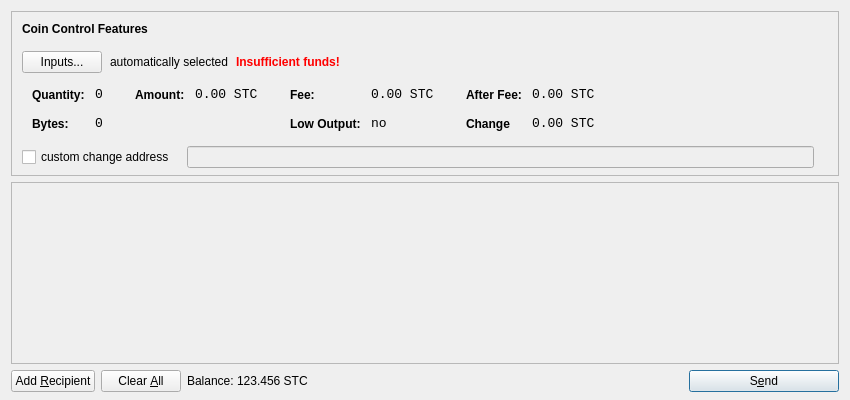
<?xml version="1.0" encoding="UTF-8"?>
<ui version="4.0">
 <class>SendCoinsDialog</class>
 <widget class="QDialog" name="SendCoinsDialog">
  <property name="geometry">
   <rect>
    <x>0</x>
    <y>0</y>
    <width>850</width>
    <height>400</height>
   </rect>
  </property>
  <property name="windowTitle">
   <string>Send Coins</string>
  </property>
  <layout class="QVBoxLayout" name="verticalLayout" stretch="0,1,0">
   <property name="bottomMargin">
    <number>8</number>
   </property>
   <item>
    <widget class="QFrame" name="frameCoinControl">
     <property name="sizePolicy">
      <sizepolicy hsizetype="Expanding" vsizetype="Expanding">
       <horstretch>0</horstretch>
       <verstretch>0</verstretch>
      </sizepolicy>
     </property>
     <property name="maximumSize">
      <size>
       <width>16777215</width>
       <height>16777215</height>
      </size>
     </property>
     <property name="frameShape">
      <enum>QFrame::StyledPanel</enum>
     </property>
     <property name="frameShadow">
      <enum>QFrame::Sunken</enum>
     </property>
     <layout class="QVBoxLayout" name="verticalLayoutCoinControl2">
      <property name="spacing">
       <number>-1</number>
      </property>
      <property name="leftMargin">
       <number>0</number>
      </property>
      <property name="topMargin">
       <number>0</number>
      </property>
      <property name="rightMargin">
       <number>0</number>
      </property>
      <property name="bottomMargin">
       <number>6</number>
      </property>
      <item>
       <layout class="QVBoxLayout" name="verticalLayoutCoinControl" stretch="0,0,0,0,1">
        <property name="spacing">
         <number>0</number>
        </property>
        <property name="leftMargin">
         <number>10</number>
        </property>
        <property name="topMargin">
         <number>10</number>
        </property>
        <item>
         <layout class="QHBoxLayout" name="horizontalLayoutCoinControl1">
          <property name="bottomMargin">
           <number>15</number>
          </property>
          <item>
           <widget class="QLabel" name="labelCoinControlFeatures">
            <property name="sizePolicy">
             <sizepolicy hsizetype="Preferred" vsizetype="Maximum">
              <horstretch>0</horstretch>
              <verstretch>0</verstretch>
             </sizepolicy>
            </property>
            <property name="font">
             <font>
              <weight>75</weight>
              <bold>true</bold>
             </font>
            </property>
            <property name="styleSheet">
             <string notr="true">font-weight:bold;</string>
            </property>
            <property name="text">
             <string>Coin Control Features</string>
            </property>
           </widget>
          </item>
         </layout>
        </item>
        <item>
         <layout class="QHBoxLayout" name="horizontalLayoutCoinControl2" stretch="0,0,0,0">
          <property name="spacing">
           <number>8</number>
          </property>
          <property name="bottomMargin">
           <number>10</number>
          </property>
          <item>
           <widget class="QPushButton" name="pushButtonCoinControl">
            <property name="styleSheet">
             <string notr="true"/>
            </property>
            <property name="text">
             <string>Inputs...</string>
            </property>
           </widget>
          </item>
          <item>
           <widget class="QLabel" name="labelCoinControlAutomaticallySelected">
            <property name="text">
             <string>automatically selected</string>
            </property>
            <property name="margin">
             <number>5</number>
            </property>
           </widget>
          </item>
          <item>
           <widget class="QLabel" name="labelCoinControlInsuffFunds">
            <property name="font">
             <font>
              <weight>75</weight>
              <bold>true</bold>
             </font>
            </property>
            <property name="styleSheet">
             <string notr="true">color:red;font-weight:bold;</string>
            </property>
            <property name="text">
             <string>Insufficient funds!</string>
            </property>
            <property name="margin">
             <number>5</number>
            </property>
           </widget>
          </item>
          <item>
           <spacer name="horizontalSpacerCoinControl">
            <property name="orientation">
             <enum>Qt::Horizontal</enum>
            </property>
            <property name="sizeHint" stdset="0">
             <size>
              <width>40</width>
              <height>1</height>
             </size>
            </property>
           </spacer>
          </item>
         </layout>
        </item>
        <item>
         <widget class="QWidget" name="widgetCoinControl" native="true">
          <property name="sizePolicy">
           <sizepolicy hsizetype="Preferred" vsizetype="Preferred">
            <horstretch>0</horstretch>
            <verstretch>0</verstretch>
           </sizepolicy>
          </property>
          <property name="minimumSize">
           <size>
            <width>0</width>
            <height>0</height>
           </size>
          </property>
          <property name="styleSheet">
           <string notr="true"/>
          </property>
          <layout class="QHBoxLayout" name="horizontalLayoutCoinControl5">
           <property name="margin">
            <number>0</number>
           </property>
           <item>
            <layout class="QHBoxLayout" name="horizontalLayoutCoinControl3" stretch="0,0,0,1">
             <property name="spacing">
              <number>20</number>
             </property>
             <property name="topMargin">
              <number>0</number>
             </property>
             <property name="bottomMargin">
              <number>10</number>
             </property>
             <item>
              <layout class="QFormLayout" name="formLayoutCoinControl1">
               <property name="horizontalSpacing">
                <number>10</number>
               </property>
               <property name="verticalSpacing">
                <number>14</number>
               </property>
               <property name="leftMargin">
                <number>10</number>
               </property>
               <property name="topMargin">
                <number>4</number>
               </property>
               <property name="rightMargin">
                <number>6</number>
               </property>
               <item row="0" column="0">
                <widget class="QLabel" name="labelCoinControlQuantityText">
                 <property name="styleSheet">
                  <string notr="true">font-weight:bold;</string>
                 </property>
                 <property name="text">
                  <string>Quantity:</string>
                 </property>
                 <property name="margin">
                  <number>0</number>
                 </property>
                </widget>
               </item>
               <item row="0" column="1">
                <widget class="QLabel" name="labelCoinControlQuantity">
                 <property name="font">
                  <font>
                   <family>Monospace</family>
                   <pointsize>10</pointsize>
                  </font>
                 </property>
                 <property name="cursor">
                  <cursorShape>IBeamCursor</cursorShape>
                 </property>
                 <property name="contextMenuPolicy">
                  <enum>Qt::ActionsContextMenu</enum>
                 </property>
                 <property name="text">
                  <string>0</string>
                 </property>
                 <property name="margin">
                  <number>0</number>
                 </property>
                 <property name="textInteractionFlags">
                  <set>Qt::LinksAccessibleByMouse|Qt::TextSelectableByKeyboard|Qt::TextSelectableByMouse</set>
                 </property>
                </widget>
               </item>
               <item row="1" column="0">
                <widget class="QLabel" name="labelCoinControlBytesText">
                 <property name="styleSheet">
                  <string notr="true">font-weight:bold;</string>
                 </property>
                 <property name="text">
                  <string>Bytes:</string>
                 </property>
                </widget>
               </item>
               <item row="1" column="1">
                <widget class="QLabel" name="labelCoinControlBytes">
                 <property name="font">
                  <font>
                   <family>Monospace</family>
                   <pointsize>10</pointsize>
                  </font>
                 </property>
                 <property name="cursor">
                  <cursorShape>IBeamCursor</cursorShape>
                 </property>
                 <property name="contextMenuPolicy">
                  <enum>Qt::ActionsContextMenu</enum>
                 </property>
                 <property name="text">
                  <string>0</string>
                 </property>
                 <property name="textInteractionFlags">
                  <set>Qt::LinksAccessibleByMouse|Qt::TextSelectableByKeyboard|Qt::TextSelectableByMouse</set>
                 </property>
                </widget>
               </item>
              </layout>
             </item>
             <item>
              <layout class="QFormLayout" name="formLayoutCoinControl2">
               <property name="horizontalSpacing">
                <number>10</number>
               </property>
               <property name="verticalSpacing">
                <number>14</number>
               </property>
               <property name="leftMargin">
                <number>6</number>
               </property>
               <property name="topMargin">
                <number>4</number>
               </property>
               <property name="rightMargin">
                <number>6</number>
               </property>
               <item row="0" column="0">
                <widget class="QLabel" name="labelCoinControlAmountText">
                 <property name="styleSheet">
                  <string notr="true">font-weight:bold;</string>
                 </property>
                 <property name="text">
                  <string>Amount:</string>
                 </property>
                 <property name="margin">
                  <number>0</number>
                 </property>
                </widget>
               </item>
               <item row="0" column="1">
                <widget class="QLabel" name="labelCoinControlAmount">
                 <property name="font">
                  <font>
                   <family>Monospace</family>
                   <pointsize>10</pointsize>
                  </font>
                 </property>
                 <property name="cursor">
                  <cursorShape>IBeamCursor</cursorShape>
                 </property>
                 <property name="contextMenuPolicy">
                  <enum>Qt::ActionsContextMenu</enum>
                 </property>
                 <property name="text">
                  <string notr="true">0.00 STC</string>
                 </property>
                 <property name="textInteractionFlags">
                  <set>Qt::LinksAccessibleByMouse|Qt::TextSelectableByKeyboard|Qt::TextSelectableByMouse</set>
                 </property>
                </widget>
               </item>
              </layout>
             </item>
             <item>
              <layout class="QFormLayout" name="formLayoutCoinControl3">
               <property name="horizontalSpacing">
                <number>10</number>
               </property>
               <property name="verticalSpacing">
                <number>14</number>
               </property>
               <property name="leftMargin">
                <number>6</number>
               </property>
               <property name="topMargin">
                <number>4</number>
               </property>
               <property name="rightMargin">
                <number>6</number>
               </property>
               <item row="0" column="0">
                <widget class="QLabel" name="labelCoinControlFeeText">
                 <property name="styleSheet">
                  <string notr="true">font-weight:bold;</string>
                 </property>
                 <property name="text">
                  <string>Fee:</string>
                 </property>
                 <property name="margin">
                  <number>0</number>
                 </property>
                </widget>
               </item>
               <item row="0" column="1">
                <widget class="QLabel" name="labelCoinControlFee">
                 <property name="font">
                  <font>
                   <family>Monospace</family>
                   <pointsize>10</pointsize>
                  </font>
                 </property>
                 <property name="cursor">
                  <cursorShape>IBeamCursor</cursorShape>
                 </property>
                 <property name="contextMenuPolicy">
                  <enum>Qt::ActionsContextMenu</enum>
                 </property>
                 <property name="text">
                  <string notr="true">0.00 STC</string>
                 </property>
                 <property name="textInteractionFlags">
                  <set>Qt::LinksAccessibleByMouse|Qt::TextSelectableByKeyboard|Qt::TextSelectableByMouse</set>
                 </property>
                </widget>
               </item>
               <item row="1" column="0">
                <widget class="QLabel" name="labelCoinControlLowOutputText">
                 <property name="styleSheet">
                  <string notr="true">font-weight:bold;</string>
                 </property>
                 <property name="text">
                  <string>Low Output:</string>
                 </property>
                </widget>
               </item>
               <item row="1" column="1">
                <widget class="QLabel" name="labelCoinControlLowOutput">
                 <property name="font">
                  <font>
                   <family>Monospace</family>
                   <pointsize>10</pointsize>
                  </font>
                 </property>
                 <property name="cursor">
                  <cursorShape>IBeamCursor</cursorShape>
                 </property>
                 <property name="contextMenuPolicy">
                  <enum>Qt::ActionsContextMenu</enum>
                 </property>
                 <property name="text">
                  <string>no</string>
                 </property>
                 <property name="textInteractionFlags">
                  <set>Qt::LinksAccessibleByMouse|Qt::TextSelectableByKeyboard|Qt::TextSelectableByMouse</set>
                 </property>
                </widget>
               </item>
              </layout>
             </item>
             <item>
              <layout class="QFormLayout" name="formLayoutCoinControl4">
               <property name="horizontalSpacing">
                <number>10</number>
               </property>
               <property name="verticalSpacing">
                <number>14</number>
               </property>
               <property name="leftMargin">
                <number>6</number>
               </property>
               <property name="topMargin">
                <number>4</number>
               </property>
               <property name="rightMargin">
                <number>6</number>
               </property>
               <item row="0" column="0">
                <widget class="QLabel" name="labelCoinControlAfterFeeText">
                 <property name="styleSheet">
                  <string notr="true">font-weight:bold;</string>
                 </property>
                 <property name="text">
                  <string>After Fee:</string>
                 </property>
                 <property name="margin">
                  <number>0</number>
                 </property>
                </widget>
               </item>
               <item row="0" column="1">
                <widget class="QLabel" name="labelCoinControlAfterFee">
                 <property name="font">
                  <font>
                   <family>Monospace</family>
                   <pointsize>10</pointsize>
                  </font>
                 </property>
                 <property name="cursor">
                  <cursorShape>IBeamCursor</cursorShape>
                 </property>
                 <property name="contextMenuPolicy">
                  <enum>Qt::ActionsContextMenu</enum>
                 </property>
                 <property name="text">
                  <string notr="true">0.00 STC</string>
                 </property>
                 <property name="textInteractionFlags">
                  <set>Qt::LinksAccessibleByMouse|Qt::TextSelectableByKeyboard|Qt::TextSelectableByMouse</set>
                 </property>
                </widget>
               </item>
               <item row="1" column="0">
                <widget class="QLabel" name="labelCoinControlChangeText">
                 <property name="styleSheet">
                  <string notr="true">font-weight:bold;</string>
                 </property>
                 <property name="text">
                  <string>Change</string>
                 </property>
                </widget>
               </item>
               <item row="1" column="1">
                <widget class="QLabel" name="labelCoinControlChange">
                 <property name="font">
                  <font>
                   <family>Monospace</family>
                   <pointsize>10</pointsize>
                  </font>
                 </property>
                 <property name="cursor">
                  <cursorShape>IBeamCursor</cursorShape>
                 </property>
                 <property name="contextMenuPolicy">
                  <enum>Qt::ActionsContextMenu</enum>
                 </property>
                 <property name="text">
                  <string notr="true">0.00 STC</string>
                 </property>
                 <property name="textInteractionFlags">
                  <set>Qt::LinksAccessibleByMouse|Qt::TextSelectableByKeyboard|Qt::TextSelectableByMouse</set>
                 </property>
                </widget>
               </item>
              </layout>
             </item>
            </layout>
           </item>
          </layout>
         </widget>
        </item>
        <item>
         <layout class="QHBoxLayout" name="horizontalLayoutCoinControl4" stretch="0,0,0">
          <property name="spacing">
           <number>12</number>
          </property>
          <property name="sizeConstraint">
           <enum>QLayout::SetDefaultConstraint</enum>
          </property>
          <property name="topMargin">
           <number>5</number>
          </property>
          <property name="rightMargin">
           <number>5</number>
          </property>
          <item>
           <widget class="QCheckBox" name="checkBoxCoinControlChange">
            <property name="text">
             <string>custom change address</string>
            </property>
           </widget>
          </item>
          <item>
           <widget class="QLineEdit" name="lineEditCoinControlChange">
            <property name="enabled">
             <bool>false</bool>
            </property>
            <property name="sizePolicy">
             <sizepolicy hsizetype="Expanding" vsizetype="Fixed">
              <horstretch>0</horstretch>
              <verstretch>0</verstretch>
             </sizepolicy>
            </property>
           </widget>
          </item>
          <item>
           <widget class="QLabel" name="labelCoinControlChangeLabel">
            <property name="sizePolicy">
             <sizepolicy hsizetype="Preferred" vsizetype="Expanding">
              <horstretch>0</horstretch>
              <verstretch>0</verstretch>
             </sizepolicy>
            </property>
            <property name="minimumSize">
             <size>
              <width>0</width>
              <height>0</height>
             </size>
            </property>
            <property name="text">
             <string/>
            </property>
            <property name="margin">
             <number>3</number>
            </property>
           </widget>
          </item>
         </layout>
        </item>
        <item>
         <spacer name="verticalSpacerCoinControl">
          <property name="orientation">
           <enum>Qt::Vertical</enum>
          </property>
          <property name="sizeHint" stdset="0">
           <size>
            <width>800</width>
            <height>1</height>
           </size>
          </property>
         </spacer>
        </item>
       </layout>
      </item>
     </layout>
    </widget>
   </item>
   <item>
    <widget class="QScrollArea" name="scrollArea">
     <property name="widgetResizable">
      <bool>true</bool>
     </property>
     <widget class="QWidget" name="scrollAreaWidgetContents">
      <property name="geometry">
       <rect>
        <x>0</x>
        <y>0</y>
        <width>830</width>
        <height>165</height>
       </rect>
      </property>
      <layout class="QVBoxLayout" name="verticalLayout_2">
       <property name="margin">
        <number>0</number>
       </property>
       <item>
        <layout class="QVBoxLayout" name="entries">
         <property name="spacing">
          <number>6</number>
         </property>
        </layout>
       </item>
       <item>
        <spacer name="verticalSpacer">
         <property name="orientation">
          <enum>Qt::Vertical</enum>
         </property>
         <property name="sizeHint" stdset="0">
          <size>
           <width>20</width>
           <height>40</height>
          </size>
         </property>
        </spacer>
       </item>
      </layout>
     </widget>
    </widget>
   </item>
   <item>
    <layout class="QHBoxLayout" name="horizontalLayout">
     <item>
      <widget class="QPushButton" name="addButton">
       <property name="toolTip">
        <string>Send to multiple recipients at once</string>
       </property>
       <property name="text">
        <string>Add &amp;Recipient</string>
       </property>
       <property name="autoDefault">
        <bool>false</bool>
       </property>
      </widget>
     </item>
     <item>
      <widget class="QPushButton" name="clearButton">
       <property name="sizePolicy">
        <sizepolicy hsizetype="Minimum" vsizetype="Fixed">
         <horstretch>0</horstretch>
         <verstretch>0</verstretch>
        </sizepolicy>
       </property>
       <property name="toolTip">
        <string>Remove all transaction fields</string>
       </property>
       <property name="text">
        <string>Clear &amp;All</string>
       </property>
       <property name="autoRepeatDelay">
        <number>300</number>
       </property>
       <property name="autoDefault">
        <bool>false</bool>
       </property>
      </widget>
     </item>
     <item>
      <layout class="QHBoxLayout" name="horizontalLayout_2">
       <property name="spacing">
        <number>3</number>
       </property>
       <item>
        <widget class="QLabel" name="label">
         <property name="sizePolicy">
          <sizepolicy hsizetype="Preferred" vsizetype="Fixed">
           <horstretch>0</horstretch>
           <verstretch>0</verstretch>
          </sizepolicy>
         </property>
         <property name="text">
          <string>Balance:</string>
         </property>
        </widget>
       </item>
       <item>
        <widget class="QLabel" name="labelBalance">
         <property name="sizePolicy">
          <sizepolicy hsizetype="Preferred" vsizetype="Fixed">
           <horstretch>0</horstretch>
           <verstretch>0</verstretch>
          </sizepolicy>
         </property>
         <property name="cursor">
          <cursorShape>IBeamCursor</cursorShape>
         </property>
         <property name="text">
          <string notr="true">123.456 STC</string>
         </property>
         <property name="textInteractionFlags">
          <set>Qt::LinksAccessibleByMouse|Qt::TextSelectableByKeyboard|Qt::TextSelectableByMouse</set>
         </property>
        </widget>
       </item>
      </layout>
     </item>
     <item>
      <spacer name="horizontalSpacer">
       <property name="orientation">
        <enum>Qt::Horizontal</enum>
       </property>
       <property name="sizeHint" stdset="0">
        <size>
         <width>40</width>
         <height>20</height>
        </size>
       </property>
      </spacer>
     </item>
     <item>
      <widget class="QPushButton" name="sendButton">
       <property name="minimumSize">
        <size>
         <width>150</width>
         <height>0</height>
        </size>
       </property>
       <property name="toolTip">
        <string>Confirm the send action</string>
       </property>
       <property name="text">
        <string>S&amp;end</string>
       </property>
       <property name="icon">
        <iconset resource="../bitcoin.qrc">
         <normaloff>:/icons/send</normaloff>:/icons/send</iconset>
       </property>
       <property name="default">
        <bool>true</bool>
       </property>
      </widget>
     </item>
    </layout>
   </item>
  </layout>
 </widget>
 <resources>
  <include location="../bitcoin.qrc"/>
 </resources>
 <connections/>
</ui>
